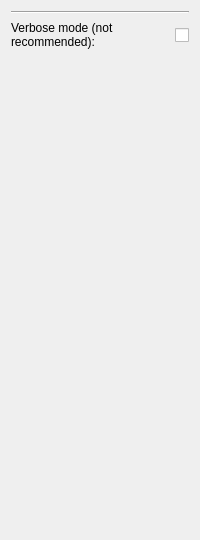
           <widget class="QFrame" name="debuggingframe">
            <property name="sizePolicy">
             <sizepolicy hsizetype="Preferred" vsizetype="Preferred">
              <horstretch>0</horstretch>
              <verstretch>0</verstretch>
             </sizepolicy>
            </property>
            <property name="minimumSize">
             <size>
              <width>0</width>
              <height>540</height>
             </size>
            </property>
            <property name="maximumSize">
             <size>
              <width>16777215</width>
              <height>540</height>
             </size>
            </property>
            <property name="sizeIncrement">
             <size>
              <width>0</width>
              <height>0</height>
             </size>
            </property>
            <property name="frameShape">
             <enum>QFrame::Box</enum>
            </property>
            <property name="frameShadow">
             <enum>QFrame::Plain</enum>
            </property>
            <property name="lineWidth">
             <number>0</number>
            </property>
            <layout class="QGridLayout" name="gridLayout_9">
             <item row="1" column="1">
              <widget class="QCheckBox" name="verbose">
               <property name="sizePolicy">
                <sizepolicy hsizetype="Fixed" vsizetype="Preferred">
                 <horstretch>0</horstretch>
                 <verstretch>0</verstretch>
                </sizepolicy>
               </property>
               <property name="minimumSize">
                <size>
                 <width>0</width>
                 <height>0</height>
                </size>
               </property>
               <property name="maximumSize">
                <size>
                 <width>16777215</width>
                 <height>16777215</height>
                </size>
               </property>
               <property name="accessibleDescription">
                <string/>
               </property>
               <property name="text">
                <string/>
               </property>
              </widget>
             </item>
             <item row="0" column="0" colspan="2">
              <widget class="Line" name="line_13">
               <property name="orientation">
                <enum>Qt::Horizontal</enum>
               </property>
              </widget>
             </item>
             <item row="1" column="0">
              <widget class="QLabel" name="label_4">
               <property name="minimumSize">
                <size>
                 <width>0</width>
                 <height>30</height>
                </size>
               </property>
               <property name="text">
                <string>Verbose mode (not recommended):</string>
               </property>
               <property name="wordWrap">
                <bool>true</bool>
               </property>
              </widget>
             </item>
             <item row="2" column="0" colspan="2">
              <spacer name="verticalSpacer_3">
               <property name="orientation">
                <enum>Qt::Vertical</enum>
               </property>
               <property name="sizeHint" stdset="0">
                <size>
                 <width>20</width>
                 <height>40</height>
                </size>
               </property>
              </spacer>
             </item>
            </layout>
           </widget>
